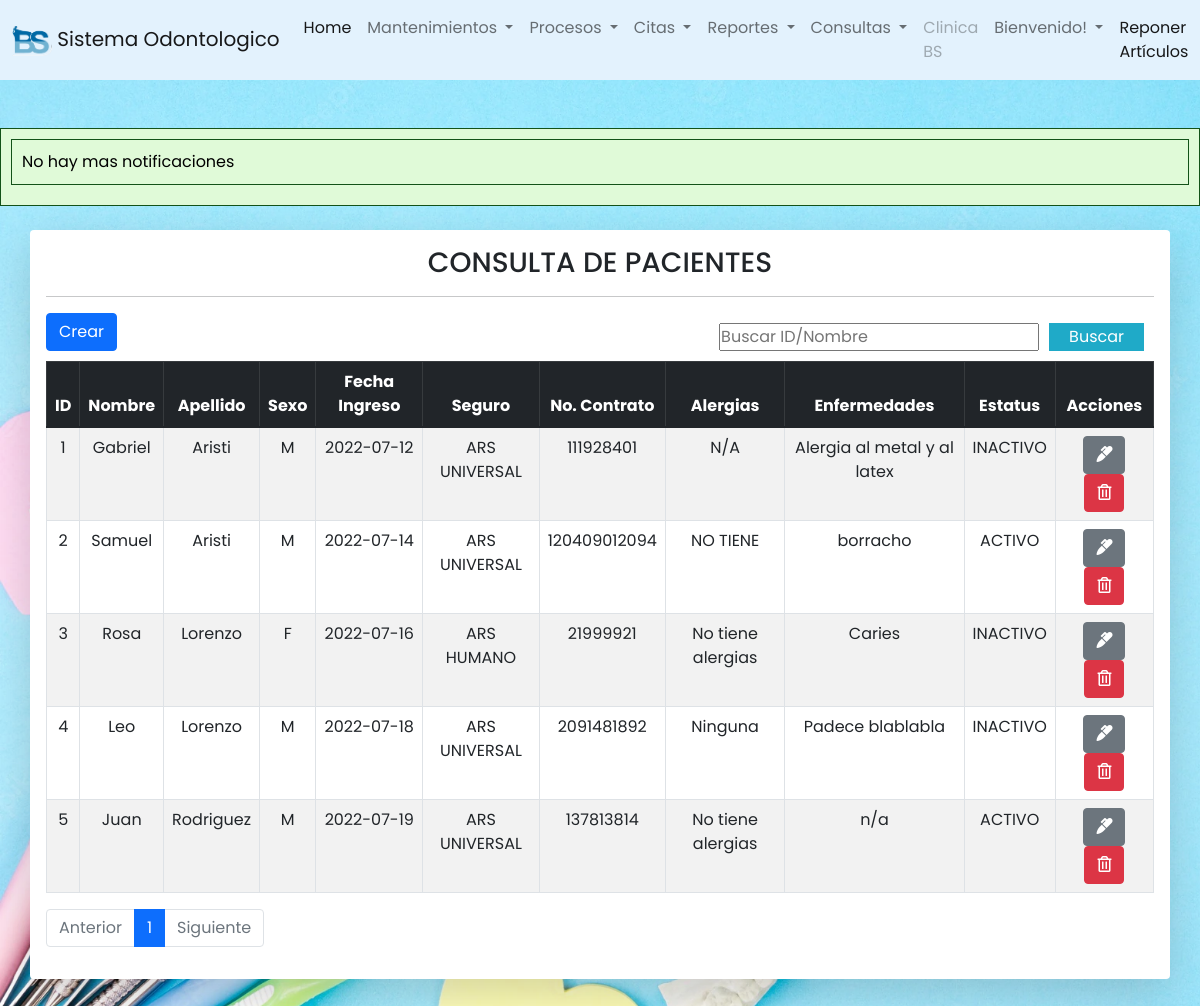
/odontologia/pacientes/consulta_pacientes.php, run on the app's committed database.
### tables this page shows
CREATE TABLE `paciente` (
  `id_pac` int(11) NOT NULL,
  `id_per` int(11) DEFAULT NULL,
  `fec_ingr` date DEFAULT NULL,
  `seg_pac` int(11) DEFAULT NULL,
  `status` int(11) DEFAULT NULL,
  `padec_pac` longtext DEFAULT NULL,
  `alerg_pac` longtext DEFAULT NULL
);

CREATE TABLE `persona` (
  `id_per` int(11) NOT NULL,
  `nom_per` varchar(50) DEFAULT NULL,
  `ape_per` int(11) DEFAULT NULL,
  `fec_nac` date DEFAULT NULL,
  `sex_per` char(1) DEFAULT NULL,
  `datos` int(11) DEFAULT NULL,
  `status` int(11) DEFAULT NULL
);

CREATE TABLE `apellidos` (
  `id_ape` int(11) NOT NULL,
  `apellido` varchar(50) NOT NULL
);

CREATE TABLE `entidad` (
  `id_ent` int(11) NOT NULL,
  `nom_ent` varchar(100) DEFAULT NULL,
  `datos` int(11) DEFAULT NULL,
  `status` int(11) DEFAULT NULL
);

CREATE TABLE `seguro` (
  `id_seg` int(11) NOT NULL,
  `nom_seg` int(11) DEFAULT NULL,
  `seg_afi` int(11) DEFAULT NULL,
  `num_contrato` char(90) DEFAULT NULL
);

CREATE TABLE `estados` (
  `id_status` int(11) NOT NULL,
  `des_status` varchar(50) DEFAULT NULL
);

### odontologia/pacientes/consulta_pacientes.php (the view, shortened to what this page needs)
<?php
include ("../conexion.php");
?>
<?php include("../includes/header.php")?>
<?php include("../includes/footer.php")?>
<head>
  <link rel="stylesheet" href="../CSS/styl.css">
</head>
<div class="container table-responsive container-sm mt-4 shadow-lg p-3 mb-5 bg-body rounded">
  <center>
    <h3>CONSULTA DE PACIENTES</h3>
  </center>
  <hr class="divider">
  <button id="crear" type="button" class="btn btn-primary" data-bs-toggle="modal"
    data-bs-target="#modalpaciente">Crear</button>
  <form action="buscar_paciente.php" class="buscador" method="get">
    <input type="text" name="busqueda" id="busqueda" placeholder="Buscar ID/Nombre">
    <input type="submit" value="Buscar" class="btn_search">
  </form>
  <table id="tablapaciente" class="table aling-middle table-hover table-secundary mt-2 table-bordered table-striped">
    <thead class="table-dark">
      <tr class="text-center">
        <th>ID</th>
        <th>Nombre</th>
        <th>Apellido</th>
        <th>Sexo</th>
        <th>Fecha Ingreso</th>
        <th>Seguro</th>
        <th>No. Contrato</th>
        <th>Alergias</th>
        <th>Enfermedades</th>
        <th>Estatus</th>
        <th>Acciones</th>
      </tr>
    </thead>
    <tbody class="text-center">
      <?php
                    $sql_registe = mysqli_query($conexion, "SELECT COUNT(*) as total_registro From paciente WHERE status = 1 ");
                    $result_register = mysqli_fetch_array($sql_registe);
                    $total_registro = $result_register['total_registro'];
                    $por_pagina = 5;
                    if(empty($_GET['pagina'])){
                      $pagina = 1;
                    }
                    else{
                      $pagina = $_GET['pagina'];
                    }
                    $desde = ($pagina-1) * $por_pagina;
                     $total_paginas = ceil($total_registro/$por_pagina);
                        $query = "SELECT pc.id_pac,pc.fec_ingr, e.nom_ent, ps.nom_per,ps.sex_per,a.apellido,s.num_contrato,
                        et.des_status, pc.padec_pac, pc.alerg_pac
                        FROM paciente AS pc
                        LEFT JOIN seguro AS s ON pc.seg_pac = s.id_seg LEFT JOIN persona AS ps ON pc.id_per = ps.id_per LEFT JOIN
                        apellidos AS a ON ps.ape_per = a.id_ape LEFT JOIN entidad AS e ON s.nom_seg = e.id_ent
                        LEFT JOIN estados AS et  ON pc.status = et.id_status ORDER BY pc.id_pac ASC LIMIT $desde, $por_pagina";
                        $result_task = mysqli_query($conexion, $query);
                        while($row = mysqli_fetch_array($result_task)){?>
      <tr>
        <td>
          <?php echo $row['id_pac'] ?>
        </td>
        <td>
          <?php echo $row['nom_per'] ?>
        </td>
        <td>
          <?php echo $row['apellido'] ?>
        </td>
        <td>
          <?php echo $row['sex_per'] ?>
        </td>
        <td>
          <?php echo $row['fec_ingr'] ?>
        </td>
        <td>
          <?php echo $row['nom_ent'] ?>
        </td>
        <td>
          <?php echo $row['num_contrato'] ?>
        </td>
        <td>
          <?php echo $row['alerg_pac'] ?>
        </td>
        <td>
          <?php echo $row['padec_pac'] ?>
        </td>
        <td>
          <?php echo $row['des_status'] ?>
        </td>
        <td>
          <a href="editarpac.php?id=<?php echo $row['id_pac']?>" class="btn btn-secondary">
            <i class="fas fa-marker"></i>
          </a>
          <a href="eliminarpac.php?id=<?php echo $row['id_pac']?>" class="btn btn-danger">
            <i class="far fa-trash-alt"></i>
          </a>
        </td>
      </tr>
      <?php }?>
    </tbody>
  </table>
  <nav aria-label="Page navigation example">
    <ul class="pagination">
      <li class="page-item <?php echo $pagina <= 1 ? 'disabled' : '' ?>"><a class="page-link"
          href="?pagina=<?php echo $pagina-1;?>">Anterior</a></li>
      <?php
          for($i=1; $i<=$total_paginas; $i++):?>
      <li class="page-item <?php echo $pagina == $i ? 'active' : '' ?>"><a class="page-link"
          href="?pagina=<?php echo $i;?>">
          <?php echo $i?>
        </a></li>
      <?php endfor ?>
      <li class="page-item <?php echo $pagina >= $total_paginas ? 'disabled' : '' ?>">
        <a class="page-link" href="?pagina=<?php echo $pagina+1;?>">Siguiente</a>
      </li>
    </ul>
  </nav>
</div>

### odontologia/CSS/styl.css (style rules this page uses)
* { margin: 0; padding: 0; user-select: none; box-sizing: border-box; font-family: 'Poppins', sans-serif; }
body { margin: 0; background-image: url('fondo\ menu.webp'); background-size: cover; background-attachment: fixed; }

### odontologia/includes/ejecutar_procedimiento.php (style rules this page uses)
body { background-color: #f0f0f0; font-family: Arial, sans-serif; color: #333; margin: 0; padding: 0; }

### odontologia/pacientes/consulta_pacientes.php (style rules this page uses)
.buscador { display: -webkit-flex; display: -moz-flex; display: -ms-flex; display: -o-flex; display: flex; float: right; background: initial; padding: 10px; border-radius: 10px; }
.buscador .btn_search { background: #1faac8; color: #fff; padding: 0 20px; border: 0; cursor: pointer; margin-left: 10px; }

### data on the page
paciente: id_pac "1", id_per.nom_per "Gabriel", apellidos.apellido "Aristi", id_per.sex_per "M", fec_ingr "2022-07-12", entidad.nom_ent "ARS UNIVERSAL", seg_pac.num_contrato "111928401", alerg_pac "N/A", padec_pac "Alergia al metal y al latex", status.des_status "INACTIVO"
paciente: id_pac "2", id_per.nom_per "Samuel", apellidos.apellido "Aristi", id_per.sex_per "M", fec_ingr "2022-07-14", entidad.nom_ent "ARS UNIVERSAL", seg_pac.num_contrato "120409012094", alerg_pac "NO TIENE", padec_pac "borracho", status.des_status "ACTIVO"
paciente: id_pac "3", id_per.nom_per "Rosa", apellidos.apellido "Lorenzo", id_per.sex_per "F", fec_ingr "2022-07-16", entidad.nom_ent "ARS HUMANO", seg_pac.num_contrato "21999921", alerg_pac "No tiene alergias", padec_pac "Caries", status.des_status "INACTIVO"
paciente: id_pac "4", id_per.nom_per "Leo", apellidos.apellido "Lorenzo", id_per.sex_per "M", fec_ingr "2022-07-18", entidad.nom_ent "ARS UNIVERSAL", seg_pac.num_contrato "2091481892", alerg_pac "Ninguna", padec_pac "Padece blablabla", status.des_status "INACTIVO"
paciente: id_pac "5", id_per.nom_per "Juan", apellidos.apellido "Rodriguez", id_per.sex_per "M", fec_ingr "2022-07-19", entidad.nom_ent "ARS UNIVERSAL", seg_pac.num_contrato "137813814", alerg_pac "No tiene alergias", padec_pac "n/a", status.des_status "ACTIVO"
